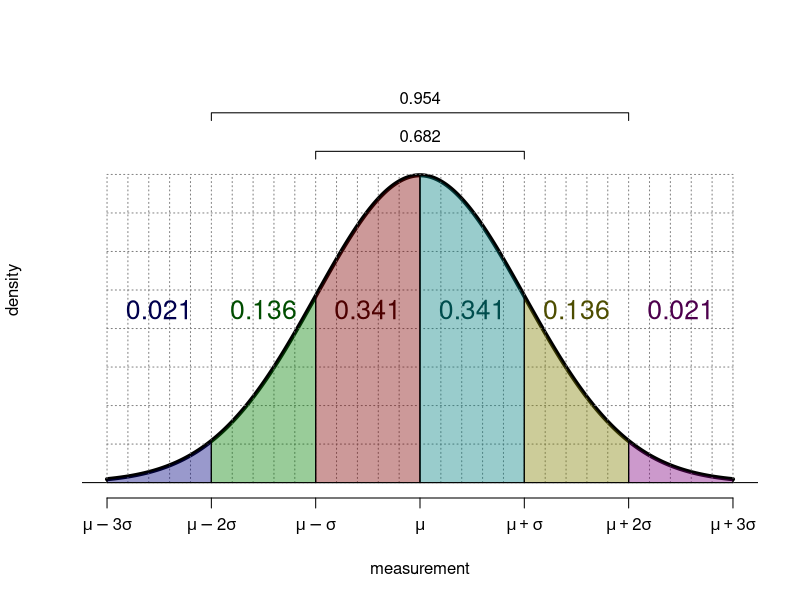
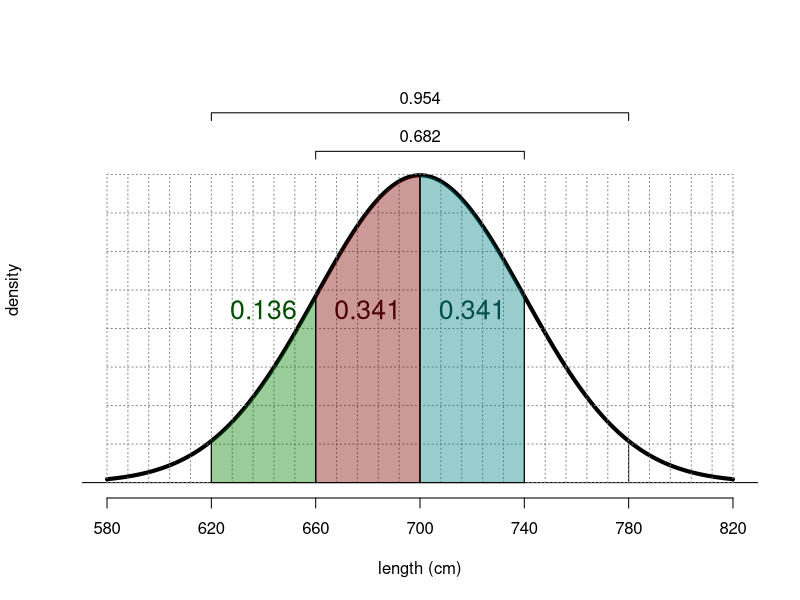

Here is the R script that generated these plots, in order:
## ---- chunk 1

mu = sample(4:16,1)*50
sig = sample(c(2,5,10,15,20,25,30,40,50),1) #round(runif(1,10,120),-1)/2

zs = sort(sample(-3:3,2))
vals = mu+zs*sig

sol = round(pnorm(zs[2])-pnorm(zs[1]),2)
solex = pnorm(zs[2])-pnorm(zs[1])
## ---- chunk 2
z = seq(-3,3,0.01)
yl = seq(0,0.4,0.05)
zl = seq(-3,3,0.2)
plot(z,dnorm(z),type="l",axes=F,ylab="density",xlab="measurement",lwd=4,ylim=c(0,0.5))
axis(1,at=(-3):3,labels=c(expression(mu-3*sigma),expression(mu-2*sigma),expression(mu-sigma),
                          expression(mu),expression(mu+sigma),expression(mu+2*sigma),
                          expression(mu+3*sigma)))
abline(h=0)
for(z in (-3):3){
  lines(c(z,z),c(0,dnorm(z)))
}
for(z in zl){
  lines(c(z,z),c(0,0.4),lty=3,col=rgb(0.5,0.5,0.5))
}
for(y in yl){
  lines(c(-3,3),c(y,y),lty=3,col=rgb(0.5,0.5,0.5))
}
cols = c(rgb(0,0,0.5,0.4),rgb(0,0.5,0,0.4),rgb(0.5,0,0,0.4),rgb(0,0.5,0.5,0.4),rgb(0.5,0.5,0,0.4),rgb(0.5,0,0.5,0.4))
col2 = c(rgb(0,0,0.3),rgb(0,0.3,0),rgb(0.3,0,0),rgb(0,0.3,0.3),rgb(0.3,0.3,0),rgb(0.3,0,0.3))

for(i in (-3):2){
  zz = seq(i,i+1,0.01)
  polygon(c(i,zz,i+1),c(0,dnorm(zz),0),col=cols[i+4])
  text(i+0.5,0.225,round(pnorm(i+1)-pnorm(i),3),col=col2[i+4],cex=1.6)
}

lines(z,dnorm(z),lwd=4)

lines(c(-1,-1,1,1),c(0.42,0.43,0.43,0.42))
text(0,0.45,round(pnorm(1),3)-round(pnorm(-1),3))
lines(c(-2,-2,2,2),c(0.47,0.48,0.48,0.47))
text(0,0.50,round(pnorm(2),3)-round(pnorm(-2),3))
## ---- chunk 3
z = seq(-3,3,0.01)
yl = seq(0,0.4,0.05)
zl = seq(-3,3,0.2)
plot(z,dnorm(z),type="l",axes=F,ylab="density",xlab="length (cm)",lwd=4,ylim=c(0,0.5))
axis(1,at=(-3):3,labels=mu+(-3:3)*sig)
abline(h=0)
for(z in (-3):3){
  lines(c(z,z),c(0,dnorm(z)))
}
for(z in zl){
  lines(c(z,z),c(0,0.4),lty=3,col=rgb(0.5,0.5,0.5))
}
for(y in yl){
  lines(c(-3,3),c(y,y),lty=3,col=rgb(0.5,0.5,0.5))
}
cols = c(rgb(0,0,0.5,0.4),rgb(0,0.5,0,0.4),rgb(0.5,0,0,0.4),rgb(0,0.5,0.5,0.4),rgb(0.5,0.5,0,0.4),rgb(0.5,0,0.5,0.4))
col2 = c(rgb(0,0,0.3),rgb(0,0.3,0),rgb(0.3,0,0),rgb(0,0.3,0.3),rgb(0.3,0.3,0),rgb(0.3,0,0.3))

for(i in zs[1]:(zs[2]-1)){
  zz = seq(i,i+1,0.01)
  polygon(c(i,zz,i+1),c(0,dnorm(zz),0),col=cols[i+4])
  text(i+0.5,0.225,round(pnorm(i+1)-pnorm(i),3),col=col2[i+4],cex=1.6)
}

lines(z,dnorm(z),lwd=4)

lines(c(-1,-1,1,1),c(0.42,0.43,0.43,0.42))
text(0,0.45,round(pnorm(1),3)-round(pnorm(-1),3))
lines(c(-2,-2,2,2),c(0.47,0.48,0.48,0.47))
text(0,0.50,round(pnorm(2),3)-round(pnorm(-2),3))
